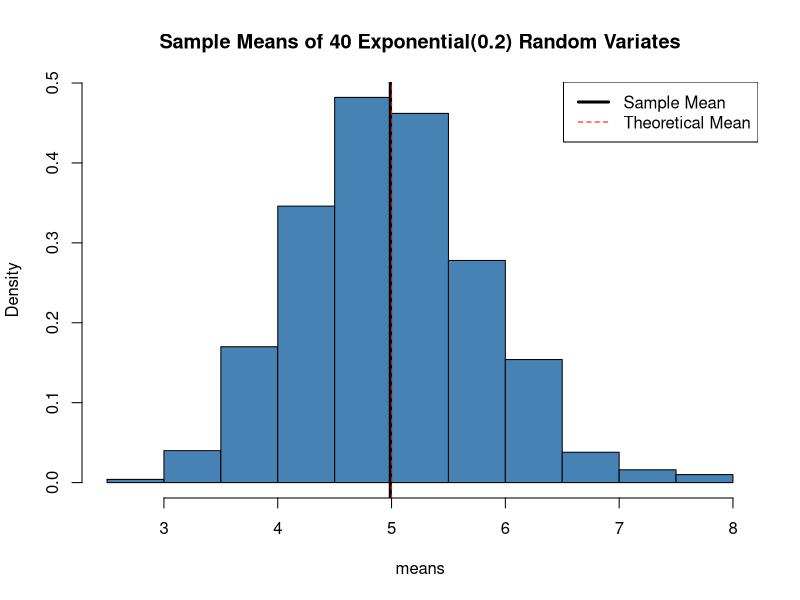
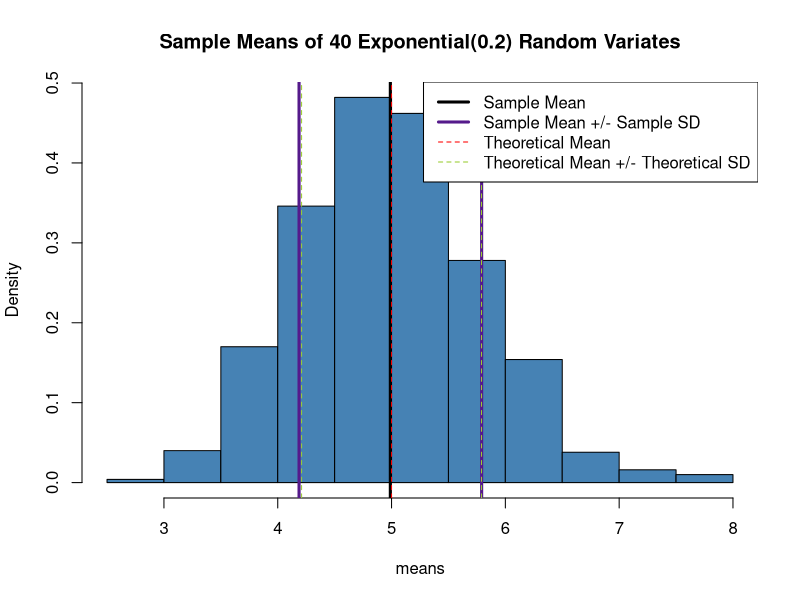
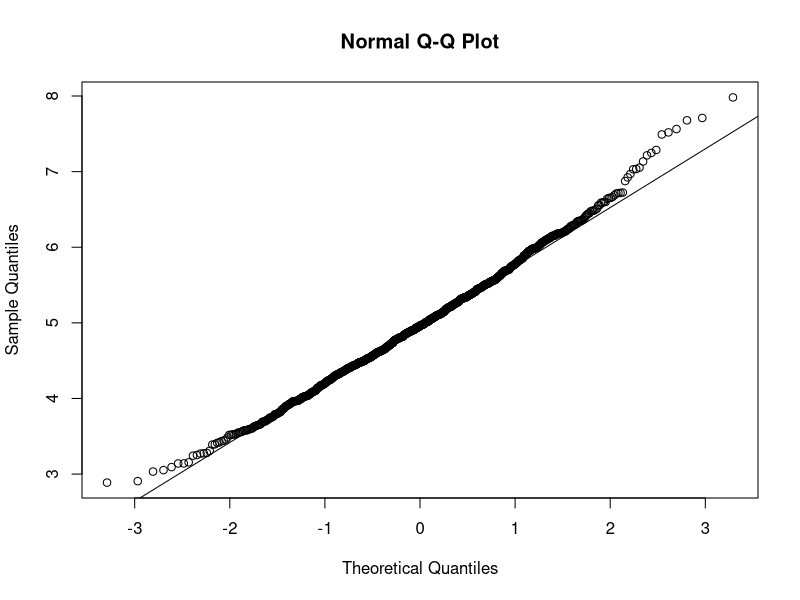
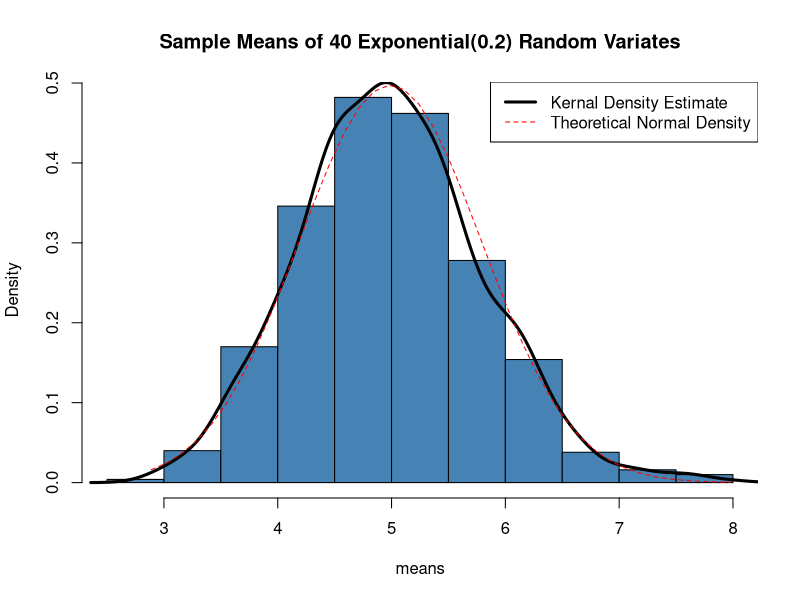

R code for these plots, in order:
#===========================Simulation==========================================
# Simulate the sum of 40 random exponentials with lambda=0.2, 1000 times

    set.seed(59)    #Make this reproducible by setting the starting point
    
    N<-1000         #Set number of simulations
    
    means<-c()      #Initialize a vector to hold the means of the samples of 40 variates
    
    for (i in 1:N) {
        p<-rexp(40, rate=.2)
        means[i]<-mean(p)
    }

#==========================Question 1===========================================
#Show where the distribution is centered at and compare it to the theoretical 
#  center of the distribution.


#The theoretical center of the distribution of sample means is the same as the 
#  center of the distribution that the sample comes from, so it's also 1/lambda=5

    theoretical.mean<-5

    hist(means, col="steelblue", main="Sample Means of 40 Exponential(0.2) Random Variates", prob=T)
    abline(v=mean(means), lty=1, lwd=3)
    abline(v=theoretical.mean, lty=2, col="red")
    legend(legend=c("Sample Mean", "Theoretical Mean"), x="topright", lty=c(1,2),
           lwd=c(3,1), col=c("black", "red"))

   theoretical.mean-mean(means)


#=========================Question 2 =============================================
#Show how variable it is and compare it to the theoretical variance of the distribution.


# The theoretical variance of the distribution of sample means is sigma^2/n, where sigma^2
#    is the variance of the distribution where the sample came from and n is the
#    number of observations in each sample.  In this case that is 1/(n*lambda^2).
#    Therefore, the theoretical standard deviation of the distribution of sample means is
#    1/(sqrt(40)*.2)


    theoretical.sd<-1/(sqrt(40)*.2)


    hist(means, col="steelblue", main="Sample Means of 40 Exponential(0.2) Random Variates", prob=T)
    abline(v=mean(means), lty=1, lwd=3)
    abline(v=theoretical.mean, lty=2, col="red")
    abline(v=mean(means)+sd(means), lty=1, lwd=3, col="purple4")
    abline(v=mean(means)-sd(means), lty=1, lwd=3, col="purple4")
    abline(v=theoretical.mean+theoretical.sd, lty=2, col="yellowgreen")
    abline(v=theoretical.mean-theoretical.sd, lty=2, col="yellowgreen")

    legend(legend=c("Sample Mean", "Sample Mean +/- Sample SD" ,"Theoretical Mean", 
                    "Theoretical Mean +/- Theoretical SD"), 
           x="topright", lty=c(1,1,2,2), lwd=c(3,3,1,1), col=c("black","purple4", "red", "yellowgreen"))


#==============================Question 3 ======================================
#Show that the distribution is approximately normal.

#Compare with a qq plot
    qqnorm(means)
    qqline(means)

#Plot the histogram with the actual kernal density estimate and the theoretical
# normal density
    hist(means, col="steelblue", main="Sample Means of 40 Exponential(0.2) Random Variates", prob=T)
    lines(density(means), lwd=3)
#Create normal density
    xfit<-seq(min(means), max(means), length = 40)
    yfit<-dnorm(xfit, mean=mean(means), sd=sd(means))
#Add that to plot
    lines(xfit, yfit, lty=2, col="red")

#Add legend
    legend(legend=c("Kernal Density Estimate", "Theoretical Normal Density"), 
           x="topright", lty=c(1,2), lwd=c(3,1), col=c("black", "red"))


